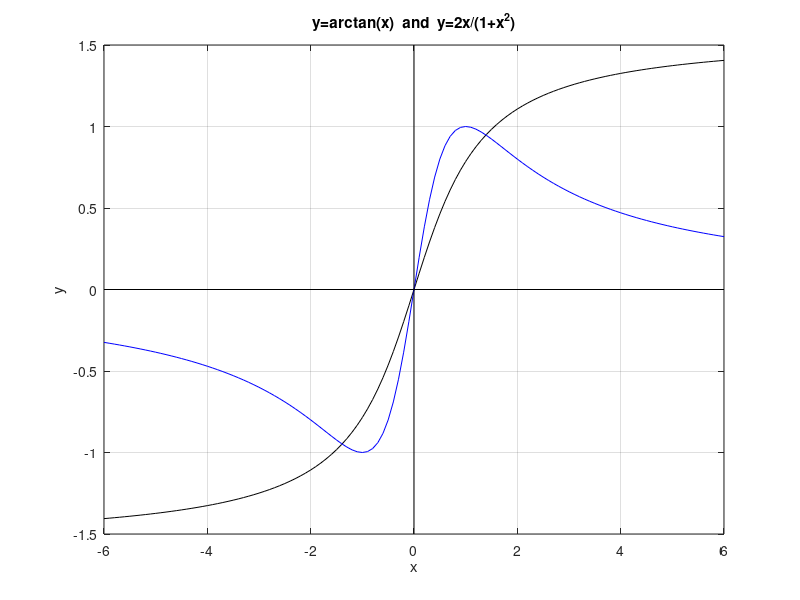

Write MATLAB code to recreate this figure.
cla

x=-6:0.1:6;
y=atan(x);
plot(x,y,'k')
hold on
grid on

z=2*x.*(1+x.^2).^(-1);
plot(x,z,'b')

% x axis
x = [-6 6];
y = [0 0];
plot(x,y,'k')

% y axis
x = [0 0];
y = [-1.5 1.5];
plot(x,y,'k')

xlabel('x')
ylabel('y')
title('y=arctan(x)  and  y=2x/(1+x^2)')
